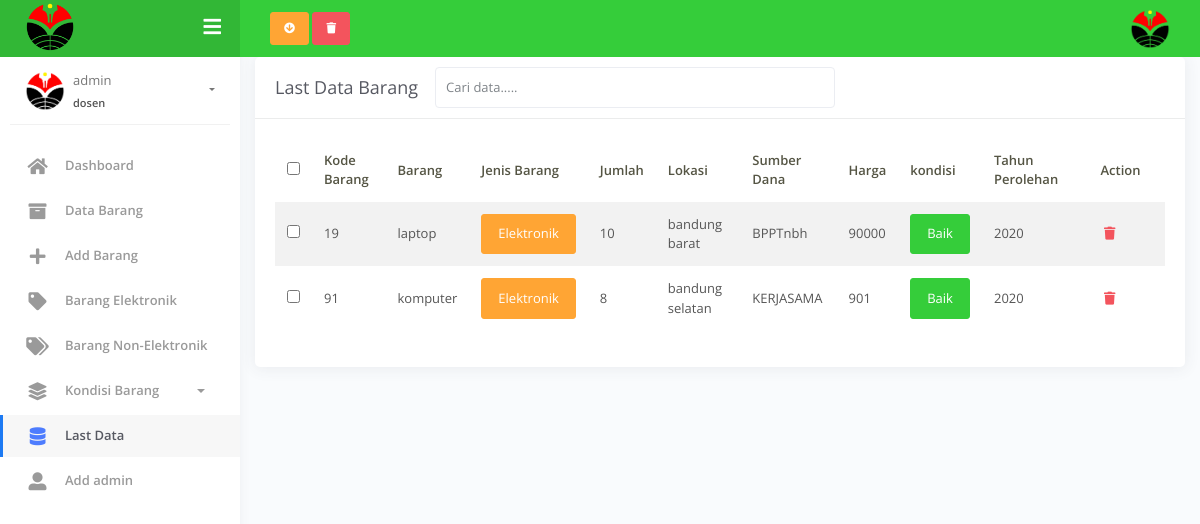
The app's page /last_data.php (signed in) with its own data.
### tables this page shows
CREATE TABLE `last_data` (
  `id` int(11) NOT NULL,
  `kd_barang` int(11) NOT NULL,
  `barang` varchar(255) NOT NULL,
  `jenis` int(11) NOT NULL,
  `jumlah` int(11) NOT NULL,
  `lokasi` varchar(255) NOT NULL,
  `sumber_dana` varchar(255) NOT NULL,
  `harga` int(11) NOT NULL,
  `kondisi` int(11) NOT NULL,
  `thn_peroleh` varchar(100) NOT NULL
);

### last_data.php (the view, shortened to what this page needs)
<?php
include 'function/functions.php';
$barang = mysqli_query($conn,"SELECT * FROM last_data");
 ?>
 <!DOCTYPE html>
<html lang="en">
<head>
	<link rel="stylesheet" href="assets/css/bootstrap.min.css">
	<link rel="stylesheet" href="assets/css/azzara.min.css">
	<link rel="stylesheet" href="assets/css/demo.css">
	<link rel="stylesheet" type="text/css" href="js/bootstrap.js">
</head>
<body>
	<div class="wrapper">
		<div class="main-header" data-background-color="green">
			<div class="logo-header">
				<a href="dashboard.php" class="logo">
					<img src="assets/img/UPI.png" style="height: 50px; width: 50px;" alt="navbar brand" class="navbar-brand">
				</a>
				<div class="navbar-minimize">
					<button class="btn btn-minimize btn-rounded">
						<i class="fa fa-bars"></i>
					</button>
				</div>
			</div>
			<nav class="navbar navbar-header navbar-expand-lg">
				<div class="container-fluid">
					<div class="collapse" id="search-nav">
									<button onclick="Export()" class="btn btn-sm btn-warning ">
										<i class="fas fa-arrow-circle-down"></i>
									</button>
									<button onclick="Delete()" class="btn btn-sm btn-danger">
										<i class="fas fa-trash"></i>
									</button>
					</div>
					<ul class="navbar-nav topbar-nav ml-md-auto align-items-center">
						<li class="nav-item dropdown hidden-caret">
							<a class="dropdown-toggle profile-pic" data-toggle="dropdown" href="#" aria-expanded="false">
								<div class="avatar-sm">
									<?php echo"<img src='function/img/".$_SESSION["gambar"]."'class='avatar-img rounded-circle'>" ?>
								</div>
							</a>
						</li>
					</ul>
				</div>
			</nav>
		</div>
		<div class="sidebar">
			<div class="sidebar-wrapper scrollbar-inner">
				<div class="sidebar-content">
					<div class="user">
						<div class="avatar-sm float-left mr-2"><?php echo"<img src='function/img/".$_SESSION["gambar"]."'class='avatar-img rounded-circle'>" ?>
						</div>
						<div class="info">
							<a data-toggle="collapse" href="#collapseExample" aria-expanded="true">
								<span>
									<?php echo $_SESSION['nama_user']; ?>
									<span class="user-level"><?php echo $_SESSION['unit_kerja']; ?></span>
									<span class="caret"></span>
								</span>
							</a>
						</div>
					</div>
					<ul class="nav">
						<li class="nav-item">
							<a href="dashboard.php">
								<i class="fas fa-home"></i>
								<p>Dashboard</p>
							</a>
						</li>
						<li class="nav-item">
							<a href="data_barang.php">
								<i class="fas fa-archive"></i>
								<p>Data Barang</p>
							</a>
						</li>
						<li class="nav-item">
							<a href="function/add_barang.php">
								<i class="fas fa-plus"></i>
								<p>Add Barang</p>
							</a>
						</li>
					<li class="nav-item">
							<a href="barang_elektronik.php">
								<i class="fas fa-tag"></i>
								<p>Barang Elektronik</p>
							</a>
						</li>
						<li class="nav-item">
							<a href="barang_non_elektronik.php">
								<i class="fas fa-tags"></i>
								<p>Barang Non-Elektronik</p>
							</a>
						</li>
						<li class="nav-item">
							<a data-toggle="collapse" href="#base">
								<i class="fas fa-layer-group"></i>
								<p>Kondisi Barang</p>
								<span class="caret"></span>
							</a>
						</li>
						<li class="nav-item active">
							<a href="last_data.php">
								<i class="fas fa-database"></i>
								<p>Last Data</p>
							</a>
						</li>
						<li class="nav-item">
							<a href="function/add_admin.php">
								<i class="fas fa-user-alt"></i>
								<p>Add admin</p>
							</a>
						</li>
					</ul>
				</div>
			</div>
		</div>
		<div class="main-panel">
			<div class="content">
				<div class="col-md-12">
					<div class="card">
						<div class="card-header">
							<div class="d-flex align-items-center">
										<h4 class="card-title">Last Data Barang</h4>
								<form style="position: absolute; left: 180px; width: 400px;" action="" method="POST">
									<input type="text" autocomplete="off" name="keyword" placeholder="Cari data....." class="form form-group form-control md-8">
								</form>
									</div>
								</div>
								<div class="card-body">
									<div class="table-responsive">
										<div id="container">
											<form method="POST" name="proses">
										<table class="display table table-striped table-hover" >
											<thead>
												<tr>
												<th><input type="checkbox" id="select_all" value=""></th>
													<th>Kode Barang</th>
													<th>Barang</th>
													<th>Jenis Barang</th>
													<th>Jumlah</th>
													<th>Lokasi</th>
													<th>Sumber Dana</th>
													<th>Harga</th>
													<th>kondisi</th>
													<th>Tahun Perolehan</th>
													<th style="width: 10%"><center>Action</center></th>
												</tr>
											</thead>
											<tbody>
												<?php
												foreach ($barang as $brg):?>
											<tr>
	<td><input type="checkbox" name="checked[]" class="check" value="<?php echo $brg['id']; ?>"></td>
	<td><?php echo $brg['kd_barang']; ?></td>
	<td><?php echo $brg['barang']; ?></td>
	<td>
        <?php
          if ($brg["jenis"] == 1 ) {
           echo '<span class="btn btn-warning readonly">Elektronik</span>';
          }else if($brg["jenis"] == 2 ){
             echo'<span class="btn btn-success readonly">Non-Elektronik</span>';
           }
        ?>
    </td>
	<td><?php echo $brg['jumlah']; ?></td>
	<td><?php echo $brg['lokasi']; ?></td>
	<td><?php echo $brg['sumber_dana']; ?></td>
	<td><?php echo $brg['harga']; ?></td>
	<td>
        <?php
          if ($brg["kondisi"] == 1 ) {
           echo '<span class="btn btn-success readonly">Baik</span>';
          }else if($brg["kondisi"] == 2 ){
             echo'<span class="btn btn-warning readonly">Rusak Ringan</span>';
          }else if($brg["kondisi"] == 3 ){
             echo'<span class="btn btn-danger readonly">Rusak Berat</span>';
         }
        ?>
    </td>
	<td><?php echo $brg['thn_peroleh']; ?></td>
	<td>
		<div class="form-button-action">
		<a href="function/delete.php?id=<?php echo $brg['id'];?>"><button type="button" data-toggle="tooltip" title="" class="btn btn-link btn-danger" data-original-title="Delete">
		<i class="fas fa-trash"></i>
		</div>
	</td>
												</tr>
												<?php
												endforeach;
												 ?>
											</tbody>
										</table>
											</form>
										</div>
									</div>
								</div>
							</div>
						</div>
					</div>
				</div>
			</div>
	<link rel="stylesheet" type="text/css" href="js/bootstrap.js">
</body>
</html>

### records on screen
last_data: kd_barang "19", barang "laptop", jenis "Elektronik", jumlah "10", lokasi "bandung barat", sumber_dana "BPPTnbh", harga "90000", kondisi "Baik", thn_peroleh "2020"
last_data: kd_barang "91", barang "komputer", jenis "Elektronik", jumlah "8", lokasi "bandung selatan", sumber_dana "KERJASAMA", harga "901", kondisi "Baik", thn_peroleh "2020"

### other values on screen
$_SESSION['nama_user'] "admin"
$_SESSION['unit_kerja'] "dosen"
